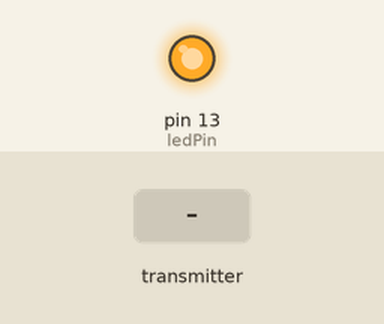
This sketch was run on a simulated Arduino Pro Mini, built with avr-gcc and run on an emulated ATmega328P. Parts: output pins drawn as LEDs (lit = HIGH). The inputs (shaded band) are chosen by the test bench. No radio packets arrive unless stated; what the sketch prints to the serial monitor is not drawn.

Above: at 0.1 s.
At 2.2 s:
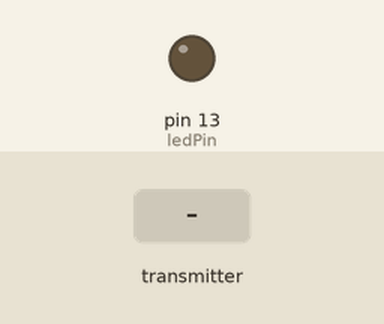
2.3 s: the transmitter starts sending _salt = 0
Timing chart, 0 to 5.3 s (numbered marks = the images above; inputs shaded):
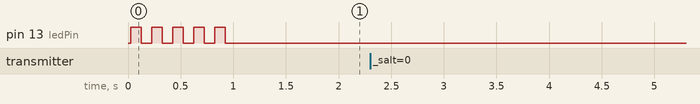

The sketch:

_01-rx.ino
```cpp
// 5pin
/* 24l01p    pro mini
   1  gnd   -
   2  vcc   +
   3  ce    9
   4  csn   10
   5  sck   13
   6  mosi  11
   7  miso  12
*/

#include <avr/wdt.h>
#include <avr/interrupt.h>
#include <avr/sleep.h>
#include <avr/pgmspace.h>
#include <avr/power.h>
#include <SPI.h>
#include "nRF24L01.h"
#include "RF24.h"
#include <printf.h>


#define adc_disable() (ADCSRA &= ~(1<<ADEN)) // disable ADC
#define adc_enable()  (ADCSRA |=  (1<<ADEN)) // re-enable ADC

#define CE_PIN 9
#define CSN_PIN 10

#define DEVICE_ID 10
#define CHANNEL 50

const uint64_t pipes[3] = { 0xFFFFFFFFFFLL, 0xCCCCCCCCCCLL, 0xFFFFFFFFCCLL };

typedef struct {
  uint32_t _salt;
  uint32_t data1;
  uint32_t data2;
  uint32_t data3;
  uint32_t data4;
} data;

data sensor_data;

RF24 radio(CE_PIN, CSN_PIN);

const int doRecordPin = 3;
const int ledPin      = 13;

volatile int recordNo;
volatile boolean dorecored;

unsigned long loopcount;

void record() {
  recordNo++;
  dorecored = !dorecored;
}

void setup() {

  Serial.begin(115200);
  printf_begin();
  delay(20);
  adc_disable();
  pinMode(doRecordPin, INPUT);
  pinMode(ledPin, OUTPUT);

  digitalWrite(ledPin, LOW);

  loopcount = 0;
  recordNo = 0;
  dorecored = false;

  // radio
  radio.begin();
  radio.setChannel(CHANNEL);
  //radio.setPALevel(RF24_PA_LOW);
  radio.setPALevel(RF24_PA_HIGH);
  radio.setDataRate(RF24_250KBPS);
  //radio.setAutoAck(1);
  radio.setRetries(15, 15);
  radio.enableDynamicPayloads();
  //radio.enableDynamicAck();
  radio.openReadingPipe(1, pipes[0]);
  radio.openReadingPipe(2, pipes[2]);
  //radio.openWritingPipe(pipes[1]);
  radio.startListening();

  for (int k = 0; k < 10; k = k + 1) {
    if (k % 2 == 0) {
      digitalWrite(ledPin, HIGH);
    }
    else {
      digitalWrite(ledPin, LOW);
    }
    delay(100);
  }
  radio.printDetails();
}

void loop() {

  if (radio.available()) {
    while (radio.available()) {
      uint8_t len = radio.getDynamicPayloadSize();
      if ( len != sizeof(sensor_data) ) {
        return;
      }

      radio.read(&sensor_data, sizeof(sensor_data));

      Serial.print(" ****** radio ======> size : ");
      Serial.print(len);
      Serial.print(" _salt : ");
      Serial.print(sensor_data._salt);
      Serial.print(" data1 : ");
      Serial.print(sensor_data.data1);
      Serial.print(" data2 : ");
      Serial.print(sensor_data.data2);
      Serial.print(" data3 : ");
      Serial.print(sensor_data.data3);
      Serial.print(" data4 :");
      Serial.println(sensor_data.data4);

    }
  }
}
//radio.read(&sensor_data, sizeof(sensor_data));
```

Measured:
- after the input at 2.3 s, every drawn part: stays the same
